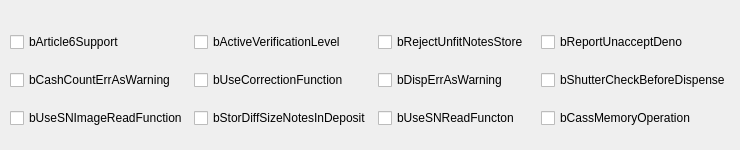
      <widget class="QWidget" name="tab">
       <attribute name="title">
        <string>ST_OPERATIONAL_INFO</string>
       </attribute>
       <widget class="QWidget" name="layoutWidget">
        <property name="geometry">
         <rect>
          <x>10</x>
          <y>20</y>
          <width>721</width>
          <height>121</height>
         </rect>
        </property>
        <layout class="QGridLayout" name="gridLayout_2">
         <item row="0" column="2">
          <widget class="QCheckBox" name="checkBox_SetUnitInfo_bRejectUnfitNotesStore">
           <property name="text">
            <string>bRejectUnfitNotesStore</string>
           </property>
          </widget>
         </item>
         <item row="1" column="1">
          <widget class="QCheckBox" name="checkBox_SetUnitInfo_bUseCorrectionFunction">
           <property name="text">
            <string>bUseCorrectionFunction</string>
           </property>
          </widget>
         </item>
         <item row="2" column="3">
          <widget class="QCheckBox" name="checkBox_SetUnitInfo_bCassMemoryOperation">
           <property name="text">
            <string>bCassMemoryOperation</string>
           </property>
          </widget>
         </item>
         <item row="1" column="0">
          <widget class="QCheckBox" name="checkBox_SetUnitInfo_bCashCountErrAsWarning">
           <property name="text">
            <string>bCashCountErrAsWarning</string>
           </property>
          </widget>
         </item>
         <item row="2" column="1">
          <layout class="QGridLayout" name="gridLayout">
           <item row="0" column="0">
            <widget class="QCheckBox" name="checkBox_SetUnitInfo_bStorDiffSizeNotesInDeposit">
             <property name="text">
              <string>bStorDiffSizeNotesInDeposit</string>
             </property>
            </widget>
           </item>
          </layout>
         </item>
         <item row="0" column="3">
          <widget class="QCheckBox" name="checkBox_SetUnitInfo_bReportUnacceptDeno">
           <property name="text">
            <string>bReportUnacceptDeno</string>
           </property>
          </widget>
         </item>
         <item row="0" column="1">
          <widget class="QCheckBox" name="checkBox_SetUnitInfo_bActiveVerificationLevel">
           <property name="text">
            <string>bActiveVerificationLevel</string>
           </property>
          </widget>
         </item>
         <item row="2" column="2">
          <widget class="QCheckBox" name="checkBox_SetUnitInfo_bUseSNReadFuncton">
           <property name="text">
            <string>bUseSNReadFuncton</string>
           </property>
          </widget>
         </item>
         <item row="1" column="2">
          <widget class="QCheckBox" name="checkBox_SetUnitInfo_bDispErrAsWarning">
           <property name="text">
            <string>bDispErrAsWarning</string>
           </property>
          </widget>
         </item>
         <item row="0" column="0">
          <widget class="QCheckBox" name="checkBox_SetUnitInfo_bArticle6Support">
           <property name="text">
            <string>bArticle6Support</string>
           </property>
          </widget>
         </item>
         <item row="1" column="3">
          <widget class="QCheckBox" name="checkBox_SetUnitInfo_bShutterCheckBeforeDispense">
           <property name="text">
            <string>bShutterCheckBeforeDispense</string>
           </property>
          </widget>
         </item>
         <item row="2" column="0">
          <widget class="QCheckBox" name="checkBox_SetUnitInfo_bUseSNImageReadFunction">
           <property name="text">
            <string>bUseSNImageReadFunction</string>
           </property>
          </widget>
         </item>
        </layout>
       </widget>
      </widget>
